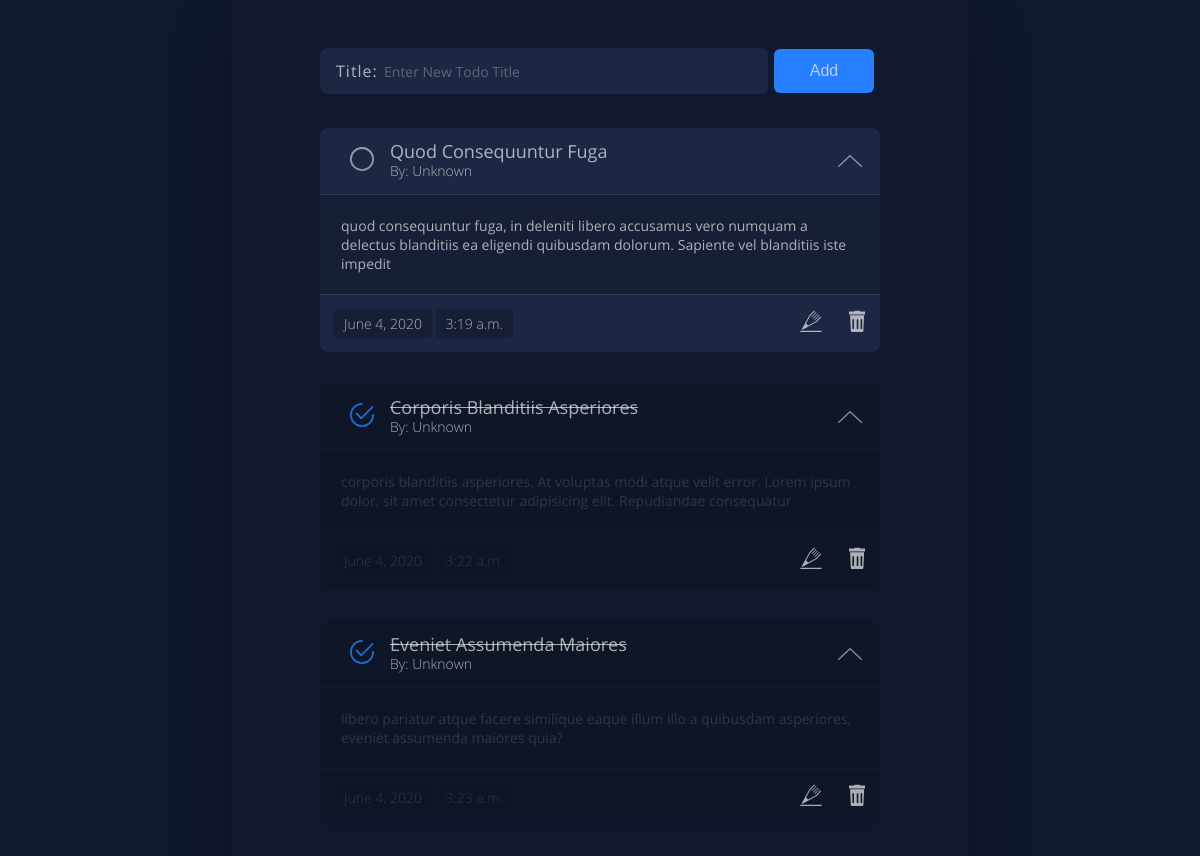
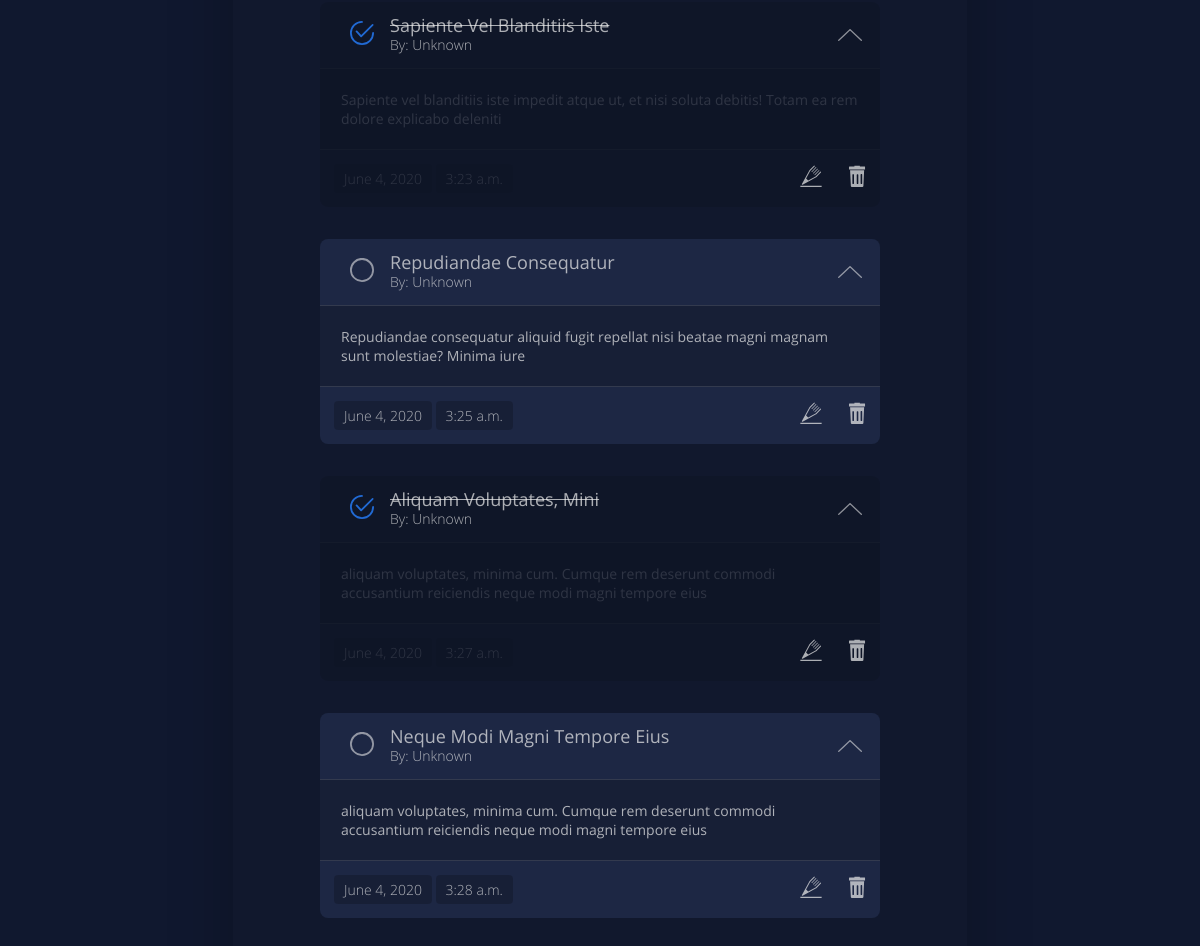
Screenshot of /todos with the database file from the repository (2 pictures, top to bottom).
### todos/models.py (models this page shows, shortened)
class Todo(models.Model):
    title = models.CharField(max_length=30, null=False)
    description = models.CharField(max_length=1000, null=False)
    isComplete = models.BooleanField(default=False, null=False)
    date_created = models.DateField(default=datetime.date.today)
    time_created = models.TimeField(default=datetime.datetime.now)

### todos/views.py (the view, shortened to what this page needs)
# urls.py: path('todos', include('todos.urls')),
def todos(request):
    if request.method == 'GET':
        all_todos = Todo.objects.all
        return render(request, 'todos/todos.html', {'all_todos': all_todos})

### templates/todos/todos.html (shortened to what this page needs)
{% extends 'base.html' %}{% load static %}
{% block css %}
<link rel="stylesheet" href="{% static 'css/todos.css' %}" />
{% endblock %}
{% block content %}
<main class="container">
    <form id="todo-form" class="form-container " method="POST" action="{% url 'todos' %}">
      <div class="form-control input-title">
        <label for="title">Title:</label>
      <input autocomplete=false required name="title" type="text" id="title" placeholder="Enter new Todo Title" />
      </div>
      <button type="submit">Add</button>
    </form>
  <div class="todos-list">
    {% for todo in all_todos %}
      {% if todo.isComplete %}
        <div class="card card-complete">
          <div class="card-header">
            <a href="{% url 'isComplete' todo.id %}" class="complete-link">
            </a>
        {% else %}
        <div class="card card-not-complete">
          <div class="card-header">
            <a href="{% url 'isComplete' todo.id %}" class="not-complete-link">
              <svg xmlns="http://www.w3.org/2000/svg" width="24" height="24" viewBox="0 0 24 23.796">
                <path id="not-complete" d="M102.84,82.369a10.19,10.19,0,1,1-10.19,10.19A10.192,10.192,0,0,1,102.84,82.369Zm12,10.089a12,12,0,1,0-12,11.9A11.949,11.949,0,0,0,114.84,92.458Z" transform="translate(-90.84 -80.56)"/>
            </svg>
            </a>
        {% endif %}
        <h2 class="todo-title">{{todo.title}}</h2>
        <span class="user-name">By: Unknown</span>
        </div>
      <div class="card-body">
        <p>{{todo.description}}</p>
      </div>
      <div class="card-footer">
        <div class="date-time">
          <span>{{todo.date_created}}</span>
          <span>{{todo.time_created}}</span>
        </div>
        <div class="links">
          <a href="{% url 'delete' todo.id %}">
          </a>
          <a href="{% url 'delete' todo.id %}">
          </a>
        </div>
      </div>
    </div>
    {% endfor %}
</main>
{% endblock %}

### static/css/base.css (style rules this page uses)
*, *::before, *::after { margin: 0; padding: 0; box-sizing: border-box; }
:root { --bg-color: rgba(16, 24, 47, 1); --fg-color: rgba(29, 39, 68, 1); --white: rgba(239, 239, 239, 0.7); --accent-1: rgba(38, 127, 255, 1); --accent-2: #00d3ff; }
body { font-family: OpenSans, Arial, Helvetica, sans-serif; background-color: var(--bg-color); font-size: 0.875rem; color: var(--white); position: relative; padding: 0; margin: 0; z-index: -2; height: 100vh; }

### rows the page displays
Todo: isComplete False (drawn), title "Quod Consequuntur Fuga", description "quod consequuntur fuga, in deleniti libero accusamus vero numquam a delectus blanditiis ea eligendi quibusdam dolorum. Sapiente vel blanditiis iste impedit", date_created "June 4, 2020", time_created "3:19 a.m."
Todo: isComplete True (drawn), title "Corporis Blanditiis Asperiores", description "corporis blanditiis asperiores. At voluptas modi atque velit error. Lorem ipsum dolor, sit amet consectetur adipisicing elit. Repudiandae consequatur", date_created "June 4, 2020", time_created "3:22 a.m."
Todo: isComplete True (drawn), title "Eveniet Assumenda Maiores", description "libero pariatur atque facere similique eaque illum illo a quibusdam asperiores, eveniet assumenda maiores quia?", date_created "June 4, 2020", time_created "3:23 a.m."
Todo: isComplete True (drawn), title "Sapiente Vel Blanditiis Iste", description "Sapiente vel blanditiis iste impedit atque ut, et nisi soluta debitis! Totam ea rem dolore explicabo deleniti", date_created "June 4, 2020", time_created "3:23 a.m."
Todo: isComplete False (drawn), title "Repudiandae Consequatur", description "Repudiandae consequatur aliquid fugit repellat nisi beatae magni magnam sunt molestiae? Minima iure", date_created "June 4, 2020", time_created "3:25 a.m."
Todo: isComplete True (drawn), title "Aliquam Voluptates, Mini", description "aliquam voluptates, minima cum. Cumque rem deserunt commodi accusantium reiciendis neque modi magni tempore eius", date_created "June 4, 2020", time_created "3:27 a.m."
Todo: isComplete False (drawn), title "Neque Modi Magni Tempore Eius", description "aliquam voluptates, minima cum. Cumque rem deserunt commodi accusantium reiciendis neque modi magni tempore eius", date_created "June 4, 2020", time_created "3:28 a.m."
